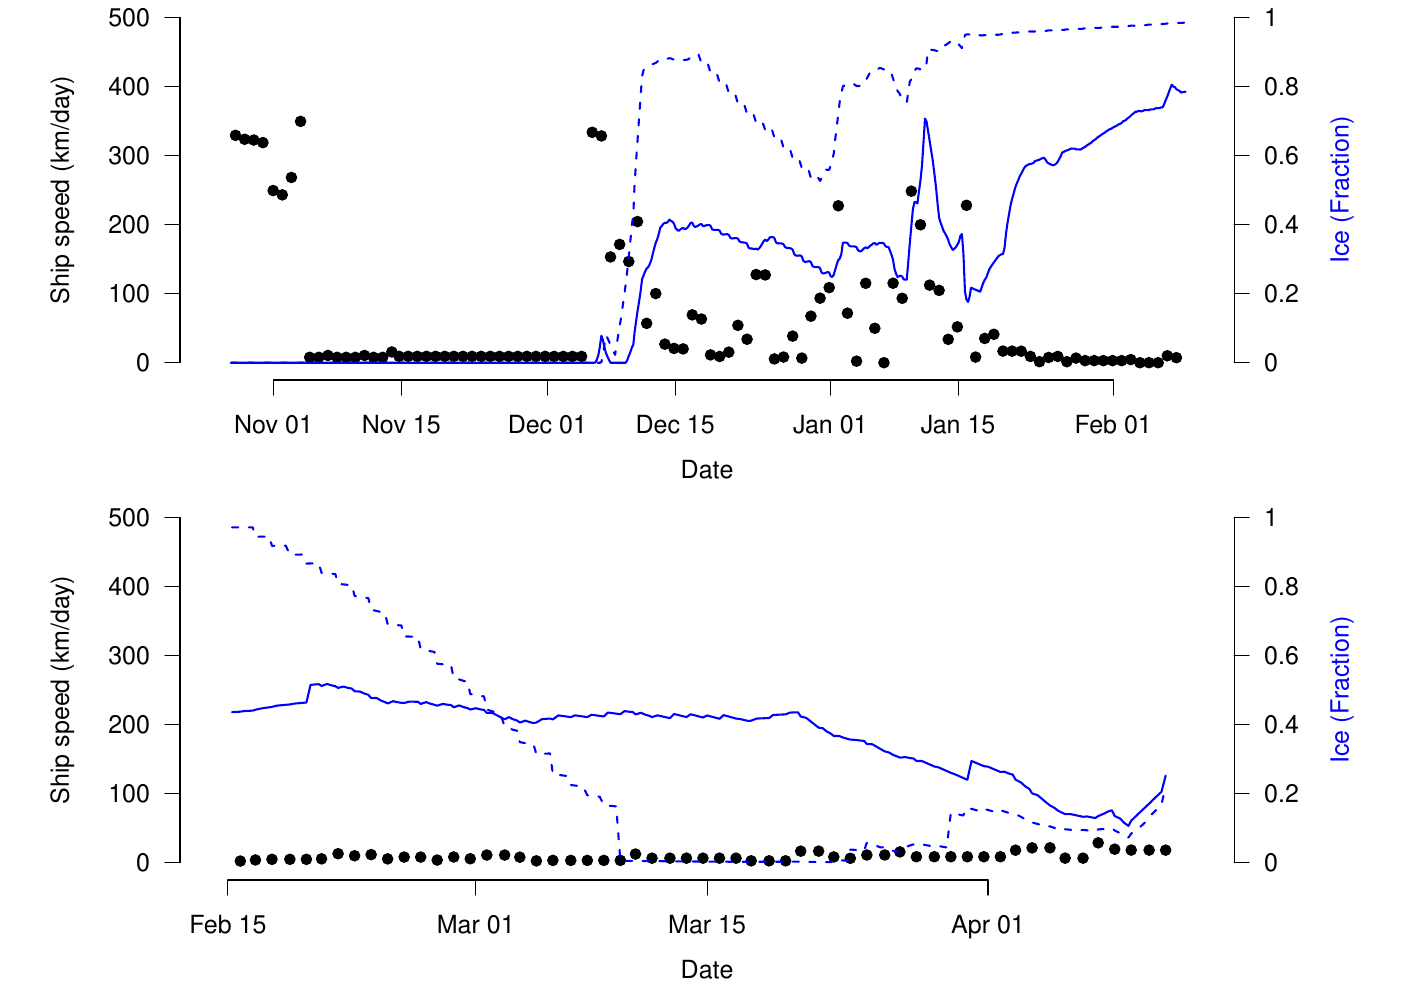

The script that saved this image:
# Look at ice coverage effects on ship speed

library(IMMA)
library(GSDF.TWCR)
library(parallel)

# Get the observations for this ship
o<-IMMA::ReadObs('../../../imma/Endurance_1914-16.imma')
o$chron<-chron(dates=sprintf("%04d/%02d/%02d",o$YR,o$MO,o$DY),
             times=sprintf("%02d:00:00",as.integer(o$HR)),
             format=c(dates = "y/m/d", times = "h:m:s"))

# Fill in gaps in the obs series - just to make the reanalysis series continuous
o.add<-o[1,]
for(i in seq(1,length(o.add))) is.na(o.add[[i]])<-T
c.date<-o[2,]$chron+1
while(c.date<o[length(o$YR)-1,]$chron-1) {
   year<-as.integer(as.character(years(c.date)))
   month<-as.integer(months(c.date))
   day<-as.integer(days(c.date))
   for(hour in c(0,6,12,18)) {
      w<-which(o$YR==year & o$MO==month & o$DY==day & abs(o$HR-hour)<3)
      if(length(w)>0) next
      insert<-o.add
      insert$YR<-year
      insert$MO<-month
      insert$DY<-day
      insert$HR<-hour
      insert$chron<-chron(dates=sprintf("%04d/%02d/%02d",year,month,day),
                          times=sprintf("%02d:00:00",hour),
                          format=c(dates = "y/m/d", times = "h:m:s"))
      before<-max(which(o$chron<insert$chron))
      after<-min(which(o$chron>insert$chron))
      weight<-(as.numeric(insert$chron)-as.numeric(o[before,]$chron))/
              (as.numeric(o[after,]$chron)-as.numeric(o[before,]$chron))
      insert$LAT<-o[after,]$LAT*weight+o[before,]$LAT*(1-weight)
      insert$LON<-o[after,]$LON*weight+o[before,]$LON*(1-weight)
      w<-which(o$chron<insert$chron)
      o<-rbind(o[w,],insert,o[-w,])
   }
   c.date<-c.date+1
}

# Calculates the geodesic distance between two lat,lon points 
#   using the Haversine formula
distance <- function(long1, lat1, long2, lat2) {
  long1<-long1*pi/180
  lat1<-lat1*pi/180
  long2<-long2*pi/180
  lat2<-lat2*pi/180
  R <- 6371 # Earth mean radius [km]
  delta.long <- (long2 - long1)
  delta.lat <- (lat2 - lat1)
  a <- sin(delta.lat/2)^2 + cos(lat1) * cos(lat2) * sin(delta.long/2)^2
  c <- 2 * asin(pmin(1,sqrt(a),na.rm=TRUE))
  d = R * c
  return(d) # Distance in km
}

# Estimate the speed of the ship at each point
speed<-distance(c(o$LON,NA),c(o$LAT,NA),c(NA,o$LON),c(NA,o$LAT))/c(NA,diff(o$chron),NA)
w<-which(speed>1000)
is.na(speed[w])<-TRUE

# Get the ice cover from the reanalyses
Twcr<-read.table('Endurance.comparisons',header=FALSE)
Era<-read.table('Endurance.comparisons.ERA20C',header=FALSE)

# Plot the speed and coverage when entering and leaving the ice
pdf(file="Endurance_speed_v_ice.pdf",
    width=10*sqrt(2),height=10,family='Helvetica',
    paper='special',pointsize=18)

# Enter the ice
id<-chron(dates=c("1914/10/27","1915/02/08"),
          times=c("00:00:00","23:59:59"),
          format=c(dates = "y/m/d", times = "h:m:s"))
tics=pretty(id)
ticl=attr(tics,'labels')
pushViewport(viewport(width=1.0,height=0.5,x=0.0,y=0.5,
                      just=c("left","bottom"),name="Page",clip='off'))
   pushViewport(plotViewport(margins=c(4,6,0,6)))
      pushViewport(dataViewport(id,c(0,500)))
      
         grid.xaxis(at=as.numeric(tics),label=ticl,main=T)
         grid.text('Date',y=unit(-3,'lines'))
         grid.yaxis(main=T)
         grid.text('Ship speed (km/day)',x=unit(-4,'lines'),rot=90)

         w<-which(o$chron>id[1] & o$chron<id[2])
         w2<-which(diff(as.integer(days(o$chron[w])))!=0)
         gp=gpar(col=rgb(0,0,0,1),fill=rgb(0,0,0,1))
         grid.points(x=unit(o$chron[w][w2],'native'),
                     y=unit(speed[w+1][w2],'native'),
                     size=unit(0.02,'npc'),
                     pch=20,
                     gp=gp)
      popViewport()
      pushViewport(dataViewport(id,c(0,1)))
         grid.yaxis(main=F)
         gp=gpar(col=rgb(0,0,1,1),fill=rgb(0,0,1,1))
         grid.text('Ice (Fraction)',x=unit(1.10,'npc'),rot=90,gp=gp)
         gp=gpar(col=rgb(0,0,1,1),fill=rgb(0,0,1,1),lty=1,lwd=2)
         grid.lines(x=unit(o$chron[w],'native'),
                    y=unit(Twcr$V14[w+1],'native'),
                     gp=gp)
         gp=gpar(col=rgb(0,0,1,1),fill=rgb(0,0,1,1),lty=2,lwd=2)
         grid.lines(x=unit(o$chron[w],'native'),
                    y=unit(Era$V14[w+1],'native'),
                     gp=gp)
      popViewport()
   popViewport()
popViewport()

# leave the ice
id<-chron(dates=c("1916/02/15","1916/04/12"),
          times=c("00:00:00","23:59:59"),
          format=c(dates = "y/m/d", times = "h:m:s"))
tics=pretty(id)
ticl=attr(tics,'labels')
pushViewport(viewport(width=1.0,height=0.5,x=0.0,y=0.0,
                      just=c("left","bottom"),name="Page",clip='off'))
   pushViewport(plotViewport(margins=c(4,6,0,6)))
      pushViewport(dataViewport(id,c(0,500)))
      
         grid.xaxis(at=as.numeric(tics),label=ticl,main=T)
         grid.text('Date',y=unit(-3,'lines'))
         grid.yaxis(main=T)
         grid.text('Ship speed (km/day)',x=unit(-4,'lines'),rot=90)

         w<-which(o$chron>id[1] & o$chron<id[2])
         w2<-which(diff(as.integer(days(o$chron[w])))!=0)
         gp=gpar(col=rgb(0,0,0,1),fill=rgb(0,0,0,1))
         grid.points(x=unit(o$chron[w][w2],'native'),
                     y=unit(speed[w+1][w2],'native'),
                     size=unit(0.02,'npc'),
                     pch=20,
                     gp=gp)
      popViewport()
      pushViewport(dataViewport(id,c(0,1)))
         grid.yaxis(main=F)
         gp=gpar(col=rgb(0,0,1,1),fill=rgb(0,0,1,1))
         grid.text('Ice (Fraction)',x=unit(1.10,'npc'),rot=90,gp=gp)
         gp=gpar(col=rgb(0,0,1,1),fill=rgb(0,0,1,1),lty=1,lwd=2)
         grid.lines(x=unit(o$chron[w],'native'),
                    y=unit(Twcr$V14[w+1],'native'),
                     gp=gp)
         gp=gpar(col=rgb(0,0,1,1),fill=rgb(0,0,1,1),lty=2,lwd=2)
         grid.lines(x=unit(o$chron[w],'native'),
                    y=unit(Era$V14[w+1],'native'),
                     gp=gp)
      popViewport()
   popViewport()
popViewport()
dev.off()
